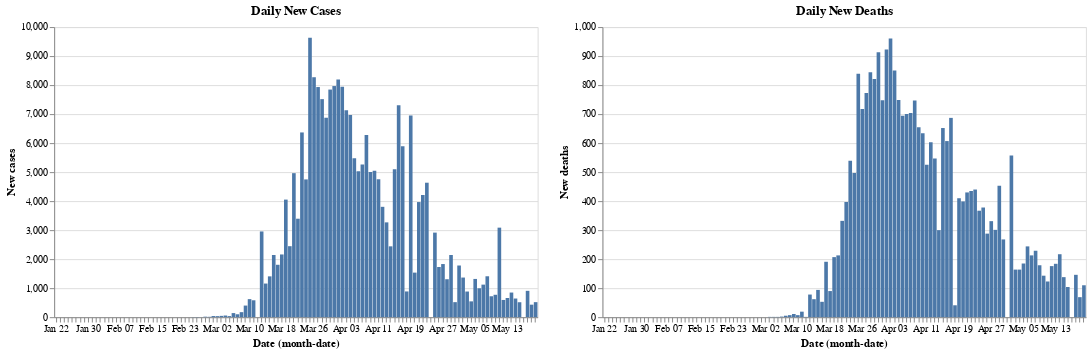

Notebook cell for this chart:
### Code cell
red=alt.value("#f54242")
base.encode(y="New cases").properties(title="Daily New Cases")|base.encode(y="New deaths").properties(title="Daily New Deaths")

### Figure 1 — Vega-Lite specification as saved in the notebook (floating-point values rounded to 4 significant figures)
{"config": {"view": {"continuousWidth": 400, "continuousHeight": 300}}, "hconcat": [{"mark": "bar", "encoding": {"x": {"type": "ordinal", "field": "Date", "timeUnit": "monthdate"}, "y": {"type": "quantitative", "field": "New cases"}}, "title": "Daily New Cases", "width": 500}, {"mark": "bar", "encoding": {"x": {"type": "ordinal", "field": "Date", "timeUnit": "monthdate"}, "y": {"type": "quantitative", "field": "New deaths"}}, "title": "Daily New Deaths", "width": 500}], "data": {"name": "data-0d086691c67e1afbc77baf3f67377d89"}, "$schema": "https://vega.github.io/schema/vega-lite/v4.8.1.json", "datasets": {"data-0d086691c67e1afbc77baf3f67377d89": [{"Unnamed: 0": 158, "Date": "2020-01-22T00:00:00", "Country/Region": "Spain", "Confirmed": 0, "Deaths": 0, "Recovered": 0.0, "Active": 0.0, "New cases": 0, "New deaths": 0, "New recovered": 0}, {"Unnamed: 0": 346, "Date": "2020-01-23T00:00:00", "Country/Region": "Spain", "Confirmed": 0, "Deaths": 0, "Recovered": 0.0, "Active": 0.0, "New cases": 0, "New deaths": 0, "New recovered": 0}, {"Unnamed: 0": 534, "Date": "2020-01-24T00:00:00", "Country/Region": "Spain", "Confirmed": 0, "Deaths": 0, "Recovered": 0.0, "Active": 0.0, "New cases": 0, "New deaths": 0, "New recovered": 0}, {"Unnamed: 0": 722, "Date": "2020-01-25T00:00:00", "Country/Region": "Spain", "Confirmed": 0, "Deaths": 0, "Recovered": 0.0, "Active": 0.0, "New cases": 0, "New deaths": 0, "New recovered": 0}, {"Unnamed: 0": 910, "Date": "2020-01-26T00:00:00", "Country/Region": "Spain", "Confirmed": 0, "Deaths": 0, "Recovered": 0.0, "Active": 0.0, "New cases": 0, "New deaths": 0, "New recovered": 0}, {"Unnamed: 0": 1098, "Date": "2020-01-27T00:00:00", "Country/Region": "Spain", "Confirmed": 0, "Deaths": 0, "Recovered": 0.0, "Active": 0.0, "New cases": 0, "New deaths": 0, "New recovered": 0}, {"Unnamed: 0": 1286, "Date": "2020-01-28T00:00:00", "Country/Region": "Spain", "Confirmed": 0, "Deaths": 0, "Recovered": 0.0, "Active": 0.0, "New cases": 0, "New deaths": 0, "New recovered": 0}, {"Unnamed: 0": 1474, "Date": "2020-01-29T00:00:00", "Country/Region": "Spain", "Confirmed": 0, "Deaths": 0, "Recovered": 0.0, "Active": 0.0, "New cases": 0, "New deaths": 0, "New recovered": 0}, {"Unnamed: 0": 1662, "Date": "2020-01-30T00:00:00", "Country/Region": "Spain", "Confirmed": 0, "Deaths": 0, "Recovered": 0.0, "Active": 0.0, "New cases": 0, "New deaths": 0, "New recovered": 0}, {"Unnamed: 0": 1850, "Date": "2020-01-31T00:00:00", "Country/Region": "Spain", "Confirmed": 0, "Deaths": 0, "Recovered": 0.0, "Active": 0.0, "New cases": 0, "New deaths": 0, "New recovered": 0}, {"Unnamed: 0": 2038, "Date": "2020-02-01T00:00:00", "Country/Region": "Spain", "Confirmed": 1, "Deaths": 0, "Recovered": 0.0, "Active": 1.0, "New cases": 1, "New deaths": 0, "New recovered": 0}, {"Unnamed: 0": 2226, "Date": "2020-02-02T00:00:00", "Country/Region": "Spain", "Confirmed": 1, "Deaths": 0, "Recovered": 0.0, "Active": 1.0, "New cases": 0, "New deaths": 0, "New recovered": 0}, {"Unnamed: 0": 2414, "Date": "2020-02-03T00:00:00", "Country/Region": "Spain", "Confirmed": 1, "Deaths": 0, "Recovered": 0.0, "Active": 1.0, "New cases": 0, "New deaths": 0, "New recovered": 0}, {"Unnamed: 0": 2602, "Date": "2020-02-04T00:00:00", "Country/Region": "Spain", "Confirmed": 1, "Deaths": 0, "Recovered": 0.0, "Active": 1.0, "New cases": 0, "New deaths": 0, "New recovered": 0}, {"Unnamed: 0": 2790, "Date": "2020-02-05T00:00:00", "Country/Region": "Spain", "Confirmed": 1, "Deaths": 0, "Recovered": 0.0, "Active": 1.0, "New cases": 0, "New deaths": 0, "New recovered": 0}, {"Unnamed: 0": 2978, "Date": "2020-02-06T00:00:00", "Country/Region": "Spain", "Confirmed": 1, "Deaths": 0, "Recovered": 0.0, "Active": 1.0, "New cases": 0, "New deaths": 0, "New recovered": 0}, {"Unnamed: 0": 3166, "Date": "2020-02-07T00:00:00", "Country/Region": "Spain", "Confirmed": 1, "Deaths": 0, "Recovered": 0.0, "Active": 1.0, "New cases": 0, "New deaths": 0, "New recovered": 0}, {"Unnamed: 0": 3354, "Date": "2020-02-08T00:00:00", "Country/Region": "Spain", "Confirmed": 1, "Deaths": 0, "Recovered": 0.0, "Active": 1.0, "New cases": 0, "New deaths": 0, "New recovered": 0}, {"Unnamed: 0": 3542, "Date": "2020-02-09T00:00:00", "Country/Region": "Spain", "Confirmed": 2, "Deaths": 0, "Recovered": 0.0, "Active": 2.0, "New cases": 1, "New deaths": 0, "New recovered": 0}, {"Unnamed: 0": 3730, "Date": "2020-02-10T00:00:00", "Country/Region": "Spain", "Confirmed": 2, "Deaths": 0, "Recovered": 0.0, "Active": 2.0, "New cases": 0, "New deaths": 0, "New recovered": 0}, {"Unnamed: 0": 3918, "Date": "2020-02-11T00:00:00", "Country/Region": "Spain", "Confirmed": 2, "Deaths": 0, "Recovered": 0.0, "Active": 2.0, "New cases": 0, "New deaths": 0, "New recovered": 0}, {"Unnamed: 0": 4106, "Date": "2020-02-12T00:00:00", "Country/Region": "Spain", "Confirmed": 2, "Deaths": 0, "Recovered": 0.0, "Active": 2.0, "New cases": 0, "New deaths": 0, "New recovered": 0}, {"Unnamed: 0": 4294, "Date": "2020-02-13T00:00:00", "Country/Region": "Spain", "Confirmed": 2, "Deaths": 0, "Recovered": 0.0, "Active": 2.0, "New cases": 0, "New deaths": 0, "New recovered": 0}, {"Unnamed: 0": 4482, "Date": "2020-02-14T00:00:00", "Country/Region": "Spain", "Confirmed": 2, "Deaths": 0, "Recovered": 0.0, "Active": 2.0, "New cases": 0, "New deaths": 0, "New recovered": 0}, {"Unnamed: 0": 4670, "Date": "2020-02-15T00:00:00", "Country/Region": "Spain", "Confirmed": 2, "Deaths": 0, "Recovered": 2.0, "Active": 0.0, "New cases": 0, "New deaths": 0, "New recovered": 2}, {"Unnamed: 0": 4858, "Date": "2020-02-16T00:00:00", "Country/Region": "Spain", "Confirmed": 2, "Deaths": 0, "Recovered": 2.0, "Active": 0.0, "New cases": 0, "New deaths": 0, "New recovered": 0}, {"Unnamed: 0": 5046, "Date": "2020-02-17T00:00:00", "Country/Region": "Spain", "Confirmed": 2, "Deaths": 0, "Recovered": 2.0, "Active": 0.0, "New cases": 0, "New deaths": 0, "New recovered": 0}, {"Unnamed: 0": 5234, "Date": "2020-02-18T00:00:00", "Country/Region": "Spain", "Confirmed": 2, "Deaths": 0, "Recovered": 2.0, "Active": 0.0, "New cases": 0, "New deaths": 0, "New recovered": 0}, {"Unnamed: 0": 5422, "Date": "2020-02-19T00:00:00", "Country/Region": "Spain", "Confirmed": 2, "Deaths": 0, "Recovered": 2.0, "Active": 0.0, "New cases": 0, "New deaths": 0, "New recovered": 0}, {"Unnamed: 0": 5610, "Date": "2020-02-20T00:00:00", "Country/Region": "Spain", "Confirmed": 2, "Deaths": 0, "Recovered": 2.0, "Active": 0.0, "New cases": 0, "New deaths": 0, "New recovered": 0}, {"Unnamed: 0": 5798, "Date": "2020-02-21T00:00:00", "Country/Region": "Spain", "Confirmed": 2, "Deaths": 0, "Recovered": 2.0, "Active": 0.0, "New cases": 0, "New deaths": 0, "New recovered": 0}, {"Unnamed: 0": 5986, "Date": "2020-02-22T00:00:00", "Country/Region": "Spain", "Confirmed": 2, "Deaths": 0, "Recovered": 2.0, "Active": 0.0, "New cases": 0, "New deaths": 0, "New recovered": 0}, {"Unnamed: 0": 6174, "Date": "2020-02-23T00:00:00", "Country/Region": "Spain", "Confirmed": 2, "Deaths": 0, "Recovered": 2.0, "Active": 0.0, "New cases": 0, "New deaths": 0, "New recovered": 0}, {"Unnamed: 0": 6362, "Date": "2020-02-24T00:00:00", "Country/Region": "Spain", "Confirmed": 2, "Deaths": 0, "Recovered": 2.0, "Active": 0.0, "New cases": 0, "New deaths": 0, "New recovered": 0}, {"Unnamed: 0": 6550, "Date": "2020-02-25T00:00:00", "Country/Region": "Spain", "Confirmed": 6, "Deaths": 0, "Recovered": 2.0, "Active": 4.0, "New cases": 4, "New deaths": 0, "New recovered": 0}, {"Unnamed: 0": 6738, "Date": "2020-02-26T00:00:00", "Country/Region": "Spain", "Confirmed": 13, "Deaths": 0, "Recovered": 2.0, "Active": 11.0, "New cases": 7, "New deaths": 0, "New recovered": 0}, {"Unnamed: 0": 6926, "Date": "2020-02-27T00:00:00", "Country/Region": "Spain", "Confirmed": 15, "Deaths": 0, "Recovered": 2.0, "Active": 13.0, "New cases": 2, "New deaths": 0, "New recovered": 0}, {"Unnamed: 0": 7114, "Date": "2020-02-28T00:00:00", "Country/Region": "Spain", "Confirmed": 32, "Deaths": 0, "Recovered": 2.0, "Active": 30.0, "New cases": 17, "New deaths": 0, "New recovered": 0}, {"Unnamed: 0": 7302, "Date": "2020-02-29T00:00:00", "Country/Region": "Spain", "Confirmed": 45, "Deaths": 0, "Recovered": 2.0, "Active": 43.0, "New cases": 13, "New deaths": 0, "New recovered": 0}, {"Unnamed: 0": 7490, "Date": "2020-03-01T00:00:00", "Country/Region": "Spain", "Confirmed": 84, "Deaths": 0, "Recovered": 2.0, "Active": 82.0, "New cases": 39, "New deaths": 0, "New recovered": 0}, {"Unnamed: 0": 7678, "Date": "2020-03-02T00:00:00", "Country/Region": "Spain", "Confirmed": 120, "Deaths": 0, "Recovered": 2.0, "Active": 118.0, "New cases": 36, "New deaths": 0, "New recovered": 0}, {"Unnamed: 0": 7866, "Date": "2020-03-03T00:00:00", "Country/Region": "Spain", "Confirmed": 165, "Deaths": 1, "Recovered": 2.0, "Active": 162.0, "New cases": 45, "New deaths": 1, "New recovered": 0}, {"Unnamed: 0": 8054, "Date": "2020-03-04T00:00:00", "Country/Region": "Spain", "Confirmed": 222, "Deaths": 2, "Recovered": 2.0, "Active": 218.0, "New cases": 57, "New deaths": 1, "New recovered": 0}, {"Unnamed: 0": 8242, "Date": "2020-03-05T00:00:00", "Country/Region": "Spain", "Confirmed": 259, "Deaths": 3, "Recovered": 2.0, "Active": 254.0, "New cases": 37, "New deaths": 1, "New recovered": 0}, {"Unnamed: 0": 8430, "Date": "2020-03-06T00:00:00", "Country/Region": "Spain", "Confirmed": 400, "Deaths": 5, "Recovered": 2.0, "Active": 393.0, "New cases": 141, "New deaths": 2, "New recovered": 0}, {"Unnamed: 0": 8618, "Date": "2020-03-07T00:00:00", "Country/Region": "Spain", "Confirmed": 500, "Deaths": 10, "Recovered": 30.0, "Active": 460.0, "New cases": 100, "New deaths": 5, "New recovered": 28}, {"Unnamed: 0": 8806, "Date": "2020-03-08T00:00:00", "Country/Region": "Spain", "Confirmed": 673, "Deaths": 17, "Recovered": 30.0, "Active": 626.0, "New cases": 173, "New deaths": 7, "New recovered": 0}, {"Unnamed: 0": 8994, "Date": "2020-03-09T00:00:00", "Country/Region": "Spain", "Confirmed": 1073, "Deaths": 28, "Recovered": 32.0, "Active": 1013.0, "New cases": 400, "New deaths": 11, "New recovered": 2}, {"Unnamed: 0": 9182, "Date": "2020-03-10T00:00:00", "Country/Region": "Spain", "Confirmed": 1695, "Deaths": 35, "Recovered": 32.0, "Active": 1628.0, "New cases": 622, "New deaths": 7, "New recovered": 0}, {"Unnamed: 0": 9370, "Date": "2020-03-11T00:00:00", "Country/Region": "Spain", "Confirmed": 2277, "Deaths": 54, "Recovered": 183.0, "Active": 2040.0, "New cases": 582, "New deaths": 19, "New recovered": 151}, {"Unnamed: 0": 9558, "Date": "2020-03-12T00:00:00", "Country/Region": "Spain", "Confirmed": 2277, "Deaths": 55, "Recovered": 183.0, "Active": 2039.0, "New cases": 0, "New deaths": 1, "New recovered": 0}, {"Unnamed: 0": 9746, "Date": "2020-03-13T00:00:00", "Country/Region": "Spain", "Confirmed": 5232, "Deaths": 133, "Recovered": 193.0, "Active": 4906.0, "New cases": 2955, "New deaths": 78, "New recovered": 10}, {"Unnamed: 0": 9934, "Date": "2020-03-14T00:00:00", "Country/Region": "Spain", "Confirmed": 6391, "Deaths": 195, "Recovered": 517.0, "Active": 5679.0, "New cases": 1159, "New deaths": 62, "New recovered": 324}, {"Unnamed: 0": 10122, "Date": "2020-03-15T00:00:00", "Country/Region": "Spain", "Confirmed": 7798, "Deaths": 289, "Recovered": 517.0, "Active": 6992.0, "New cases": 1407, "New deaths": 94, "New recovered": 0}, {"Unnamed: 0": 10310, "Date": "2020-03-16T00:00:00", "Country/Region": "Spain", "Confirmed": 9942, "Deaths": 342, "Recovered": 530.0, "Active": 9070.0, "New cases": 2144, "New deaths": 53, "New recovered": 13}, {"Unnamed: 0": 10498, "Date": "2020-03-17T00:00:00", "Country/Region": "Spain", "Confirmed": 11748, "Deaths": 533, "Recovered": 1028.0, "Active": 10190.0, "New cases": 1806, "New deaths": 191, "New recovered": 498}, {"Unnamed: 0": 10686, "Date": "2020-03-18T00:00:00", "Country/Region": "Spain", "Confirmed": 13910, "Deaths": 623, "Recovered": 1081.0, "Active": 12210.0, "New cases": 2162, "New deaths": 90, "New recovered": 53}, {"Unnamed: 0": 10874, "Date": "2020-03-19T00:00:00", "Country/Region": "Spain", "Confirmed": 17963, "Deaths": 830, "Recovered": 1107.0, "Active": 16030.0, "New cases": 4053, "New deaths": 207, "New recovered": 26}, {"Unnamed: 0": 11062, "Date": "2020-03-20T00:00:00", "Country/Region": "Spain", "Confirmed": 20410, "Deaths": 1043, "Recovered": 1588.0, "Active": 17780.0, "New cases": 2447, "New deaths": 213, "New recovered": 481}, {"Unnamed: 0": 11250, "Date": "2020-03-21T00:00:00", "Country/Region": "Spain", "Confirmed": 25374, "Deaths": 1375, "Recovered": 2125.0, "Active": 21870.0, "New cases": 4964, "New deaths": 332, "New recovered": 537}, {"Unnamed: 0": 11438, "Date": "2020-03-22T00:00:00", "Country/Region": "Spain", "Confirmed": 28768, "Deaths": 1772, "Recovered": 2575.0, "Active": 24420.0, "New cases": 3394, "New deaths": 397, "New recovered": 450}, {"Unnamed: 0": 11626, "Date": "2020-03-23T00:00:00", "Country/Region": "Spain", "Confirmed": 35136, "Deaths": 2311, "Recovered": 2575.0, "Active": 30250.0, "New cases": 6368, "New deaths": 539, "New recovered": 0}, {"Unnamed: 0": 11814, "Date": "2020-03-24T00:00:00", "Country/Region": "Spain", "Confirmed": 39885, "Deaths": 2808, "Recovered": 3794.0, "Active": 33280.0, "New cases": 4749, "New deaths": 497, "New recovered": 1219}, {"Unnamed: 0": 12002, "Date": "2020-03-25T00:00:00", "Country/Region": "Spain", "Confirmed": 49515, "Deaths": 3647, "Recovered": 5367.0, "Active": 40500.0, "New cases": 9630, "New deaths": 839, "New recovered": 1573}, {"Unnamed: 0": 12190, "Date": "2020-03-26T00:00:00", "Country/Region": "Spain", "Confirmed": 57786, "Deaths": 4365, "Recovered": 7015.0, "Active": 46410.0, "New cases": 8271, "New deaths": 718, "New recovered": 1648}, {"Unnamed: 0": 12378, "Date": "2020-03-27T00:00:00", "Country/Region": "Spain", "Confirmed": 65719, "Deaths": 5138, "Recovered": 9357.0, "Active": 51220.0, "New cases": 7933, "New deaths": 773, "New recovered": 2342}, {"Unnamed: 0": 12566, "Date": "2020-03-28T00:00:00", "Country/Region": "Spain", "Confirmed": 73235, "Deaths": 5982, "Recovered": 12280.0, "Active": 54970.0, "New cases": 7516, "New deaths": 844, "New recovered": 2928}, {"Unnamed: 0": 12754, "Date": "2020-03-29T00:00:00", "Country/Region": "Spain", "Confirmed": 80110, "Deaths": 6803, "Recovered": 14710.0, "Active": 58600.0, "New cases": 6875, "New deaths": 821, "New recovered": 2424}, {"Unnamed: 0": 12942, "Date": "2020-03-30T00:00:00", "Country/Region": "Spain", "Confirmed": 87956, "Deaths": 7716, "Recovered": 16780.0, "Active": 63460.0, "New cases": 7846, "New deaths": 913, "New recovered": 2071}, {"Unnamed: 0": 13130, "Date": "2020-03-31T00:00:00", "Country/Region": "Spain", "Confirmed": 95923, "Deaths": 8464, "Recovered": 19260.0, "Active": 68200.0, "New cases": 7967, "New deaths": 748, "New recovered": 2479}, {"Unnamed: 0": 13318, "Date": "2020-04-01T00:00:00", "Country/Region": "Spain", "Confirmed": 104118, "Deaths": 9387, "Recovered": 22650.0, "Active": 72080.0, "New cases": 8195, "New deaths": 923, "New recovered": 3388}, {"Unnamed: 0": 13506, "Date": "2020-04-02T00:00:00", "Country/Region": "Spain", "Confirmed": 112065, "Deaths": 10348, "Recovered": 26740.0, "Active": 74970.0, "New cases": 7947, "New deaths": 961, "New recovered": 4096}, {"Unnamed: 0": 13694, "Date": "2020-04-03T00:00:00", "Country/Region": "Spain", "Confirmed": 119199, "Deaths": 11198, "Recovered": 30510.0, "Active": 77490.0, "New cases": 7134, "New deaths": 850, "New recovered": 3770}, {"Unnamed: 0": 13882, "Date": "2020-04-04T00:00:00", "Country/Region": "Spain", "Confirmed": 126168, "Deaths": 11947, "Recovered": 34220.0, "Active": 80000.0, "New cases": 6969, "New deaths": 749, "New recovered": 3706}, {"Unnamed: 0": 14070, "Date": "2020-04-05T00:00:00", "Country/Region": "Spain", "Confirmed": 131646, "Deaths": 12641, "Recovered": 38080.0, "Active": 80920.0, "New cases": 5478, "New deaths": 694, "New recovered": 3861}, {"Unnamed: 0": 14258, "Date": "2020-04-06T00:00:00", "Country/Region": "Spain", "Confirmed": 136675, "Deaths": 13341, "Recovered": 40440.0, "Active": 82900.0, "New cases": 5029, "New deaths": 700, "New recovered": 2357}, {"Unnamed: 0": 14446, "Date": "2020-04-07T00:00:00", "Country/Region": "Spain", "Confirmed": 141942, "Deaths": 14045, "Recovered": 43210.0, "Active": 84690.0, "New cases": 5267, "New deaths": 704, "New recovered": 2771}, {"Unnamed: 0": 14634, "Date": "2020-04-08T00:00:00", "Country/Region": "Spain", "Confirmed": 148220, "Deaths": 14792, "Recovered": 48020.0, "Active": 85410.0, "New cases": 6278, "New deaths": 747, "New recovered": 4813}, {"Unnamed: 0": 14822, "Date": "2020-04-09T00:00:00", "Country/Region": "Spain", "Confirmed": 153222, "Deaths": 15447, "Recovered": 52160.0, "Active": 85610.0, "New cases": 5002, "New deaths": 655, "New recovered": 4144}, {"Unnamed: 0": 15010, "Date": "2020-04-10T00:00:00", "Country/Region": "Spain", "Confirmed": 158273, "Deaths": 16081, "Recovered": 55670.0, "Active": 86520.0, "New cases": 5051, "New deaths": 634, "New recovered": 3503}, {"Unnamed: 0": 15198, "Date": "2020-04-11T00:00:00", "Country/Region": "Spain", "Confirmed": 163027, "Deaths": 16606, "Recovered": 59110.0, "Active": 87310.0, "New cases": 4754, "New deaths": 525, "New recovered": 3441}, {"Unnamed: 0": 15386, "Date": "2020-04-12T00:00:00", "Country/Region": "Spain", "Confirmed": 166831, "Deaths": 17209, "Recovered": 62390.0, "Active": 87230.0, "New cases": 3804, "New deaths": 603, "New recovered": 3282}, {"Unnamed: 0": 15574, "Date": "2020-04-13T00:00:00", "Country/Region": "Spain", "Confirmed": 170099, "Deaths": 17756, "Recovered": 64730.0, "Active": 87620.0, "New cases": 3268, "New deaths": 547, "New recovered": 2336}, {"Unnamed: 0": 15762, "Date": "2020-04-14T00:00:00", "Country/Region": "Spain", "Confirmed": 172541, "Deaths": 18056, "Recovered": 67500.0, "Active": 86980.0, "New cases": 2442, "New deaths": 300, "New recovered": 2777}, {"Unnamed: 0": 15950, "Date": "2020-04-15T00:00:00", "Country/Region": "Spain", "Confirmed": 177644, "Deaths": 18708, "Recovered": 70850.0, "Active": 88080.0, "New cases": 5103, "New deaths": 652, "New recovered": 3349}, {"Unnamed: 0": 16138, "Date": "2020-04-16T00:00:00", "Country/Region": "Spain", "Confirmed": 184948, "Deaths": 19315, "Recovered": 74800.0, "Active": 90840.0, "New cases": 7304, "New deaths": 607, "New recovered": 3944}, {"Unnamed: 0": 16326, "Date": "2020-04-17T00:00:00", "Country/Region": "Spain", "Confirmed": 190839, "Deaths": 20002, "Recovered": 74800.0, "Active": 96040.0, "New cases": 5891, "New deaths": 687, "New recovered": 0}, {"Unnamed: 0": 16514, "Date": "2020-04-18T00:00:00", "Country/Region": "Spain", "Confirmed": 191726, "Deaths": 20043, "Recovered": 74800.0, "Active": 96890.0, "New cases": 887, "New deaths": 41, "New recovered": 0}, {"Unnamed: 0": 16702, "Date": "2020-04-19T00:00:00", "Country/Region": "Spain", "Confirmed": 198674, "Deaths": 20453, "Recovered": 77360.0, "Active": 100900.0, "New cases": 6948, "New deaths": 410, "New recovered": 2560}, {"Unnamed: 0": 16890, "Date": "2020-04-20T00:00:00", "Country/Region": "Spain", "Confirmed": 200210, "Deaths": 20852, "Recovered": 80590.0, "Active": 98770.0, "New cases": 1536, "New deaths": 399, "New recovered": 3230}, {"Unnamed: 0": 17078, "Date": "2020-04-21T00:00:00", "Country/Region": "Spain", "Confirmed": 204178, "Deaths": 21282, "Recovered": 82510.0, "Active": 100400.0, "New cases": 3968, "New deaths": 430, "New recovered": 1927}, {"Unnamed: 0": 17266, "Date": "2020-04-22T00:00:00", "Country/Region": "Spain", "Confirmed": 208389, "Deaths": 21717, "Recovered": 85920.0, "Active": 100800.0, "New cases": 4211, "New deaths": 435, "New recovered": 3401}, {"Unnamed: 0": 17454, "Date": "2020-04-23T00:00:00", "Country/Region": "Spain", "Confirmed": 213024, "Deaths": 22157, "Recovered": 89250.0, "Active": 101600.0, "New cases": 4635, "New deaths": 440, "New recovered": 3335}, {"Unnamed: 0": 17642, "Date": "2020-04-24T00:00:00", "Country/Region": "Spain", "Confirmed": 202990, "Deaths": 22524, "Recovered": 92360.0, "Active": 88110.0, "New cases": 0, "New deaths": 367, "New recovered": 3105}, {"Unnamed: 0": 17830, "Date": "2020-04-25T00:00:00", "Country/Region": "Spain", "Confirmed": 205905, "Deaths": 22902, "Recovered": 95710.0, "Active": 87300.0, "New cases": 2915, "New deaths": 378, "New recovered": 3353}, {"Unnamed: 0": 18018, "Date": "2020-04-26T00:00:00", "Country/Region": "Spain", "Confirmed": 207634, "Deaths": 23190, "Recovered": 98370.0, "Active": 86070.0, "New cases": 1729, "New deaths": 288, "New recovered": 2664}, {"Unnamed: 0": 18206, "Date": "2020-04-27T00:00:00", "Country/Region": "Spain", "Confirmed": 209465, "Deaths": 23521, "Recovered": 100900.0, "Active": 85070.0, "New cases": 1831, "New deaths": 331, "New recovered": 2503}, {"Unnamed: 0": 18394, "Date": "2020-04-28T00:00:00", "Country/Region": "Spain", "Confirmed": 210773, "Deaths": 23822, "Recovered": 102500.0, "Active": 84400.0, "New cases": 1308, "New deaths": 301, "New recovered": 1673}, {"Unnamed: 0": 18582, "Date": "2020-04-29T00:00:00", "Country/Region": "Spain", "Confirmed": 212917, "Deaths": 24275, "Recovered": 108900.0, "Active": 79700.0, "New cases": 2144, "New deaths": 453, "New recovered": 6399}, {"Unnamed: 0": 18770, "Date": "2020-04-30T00:00:00", "Country/Region": "Spain", "Confirmed": 213435, "Deaths": 24543, "Recovered": 112000.0, "Active": 76840.0, "New cases": 518, "New deaths": 268, "New recovered": 3103}, {"Unnamed: 0": 18958, "Date": "2020-05-01T00:00:00", "Country/Region": "Spain", "Confirmed": 215216, "Deaths": 24543, "Recovered": 112000.0, "Active": 78620.0, "New cases": 1781, "New deaths": 0, "New recovered": 0}, {"Unnamed: 0": 19146, "Date": "2020-05-02T00:00:00", "Country/Region": "Spain", "Confirmed": 216582, "Deaths": 25100, "Recovered": 117200.0, "Active": 74230.0, "New cases": 1366, "New deaths": 557, "New recovered": 5198}, {"Unnamed: 0": 19334, "Date": "2020-05-03T00:00:00", "Country/Region": "Spain", "Confirmed": 217466, "Deaths": 25264, "Recovered": 118900.0, "Active": 73300.0, "New cases": 884, "New deaths": 164, "New recovered": 1654}, {"Unnamed: 0": 19522, "Date": "2020-05-04T00:00:00", "Country/Region": "Spain", "Confirmed": 218011, "Deaths": 25428, "Recovered": 121300.0, "Active": 71240.0, "New cases": 545, "New deaths": 164, "New recovered": 2441}, {"Unnamed: 0": 19710, "Date": "2020-05-05T00:00:00", "Country/Region": "Spain", "Confirmed": 219329, "Deaths": 25613, "Recovered": 123500.0, "Active": 70230.0, "New cases": 1318, "New deaths": 185, "New recovered": 2143}, {"Unnamed: 0": 19898, "Date": "2020-05-06T00:00:00", "Country/Region": "Spain", "Confirmed": 220325, "Deaths": 25857, "Recovered": 126000.0, "Active": 68470.0, "New cases": 996, "New deaths": 244, "New recovered": 2516}, {"Unnamed: 0": 20086, "Date": "2020-05-07T00:00:00", "Country/Region": "Spain", "Confirmed": 221447, "Deaths": 26070, "Recovered": 128500.0, "Active": 66870.0, "New cases": 1122, "New deaths": 213, "New recovered": 2509}, {"Unnamed: 0": 20274, "Date": "2020-05-08T00:00:00", "Country/Region": "Spain", "Confirmed": 222857, "Deaths": 26299, "Recovered": 131100.0, "Active": 65410.0, "New cases": 1410, "New deaths": 229, "New recovered": 2637}, {"Unnamed: 0": 20462, "Date": "2020-05-09T00:00:00", "Country/Region": "Spain", "Confirmed": 223578, "Deaths": 26478, "Recovered": 134000.0, "Active": 63150.0, "New cases": 721, "New deaths": 179, "New recovered": 2804}, {"Unnamed: 0": 20650, "Date": "2020-05-10T00:00:00", "Country/Region": "Spain", "Confirmed": 224350, "Deaths": 26621, "Recovered": 136200.0, "Active": 61560.0, "New cases": 772, "New deaths": 143, "New recovered": 2214}, {"Unnamed: 0": 20838, "Date": "2020-05-11T00:00:00", "Country/Region": "Spain", "Confirmed": 227436, "Deaths": 26744, "Recovered": 137100.0, "Active": 63550.0, "New cases": 3086, "New deaths": 123, "New recovered": 973}, {"Unnamed: 0": 21026, "Date": "2020-05-12T00:00:00", "Country/Region": "Spain", "Confirmed": 228030, "Deaths": 26920, "Recovered": 139000.0, "Active": 62130.0, "New cases": 594, "New deaths": 176, "New recovered": 1841}, {"Unnamed: 0": 21214, "Date": "2020-05-13T00:00:00", "Country/Region": "Spain", "Confirmed": 228691, "Deaths": 27104, "Recovered": 140800.0, "Active": 60760.0, "New cases": 661, "New deaths": 184, "New recovered": 1843}, {"Unnamed: 0": 21402, "Date": "2020-05-14T00:00:00", "Country/Region": "Spain", "Confirmed": 229540, "Deaths": 27321, "Recovered": 143400.0, "Active": 58840.0, "New cases": 849, "New deaths": 217, "New recovered": 2551}, {"Unnamed: 0": 21590, "Date": "2020-05-15T00:00:00", "Country/Region": "Spain", "Confirmed": 230183, "Deaths": 27459, "Recovered": 144800.0, "Active": 57940.0, "New cases": 643, "New deaths": 138, "New recovered": 1409}, {"Unnamed: 0": 21778, "Date": "2020-05-16T00:00:00", "Country/Region": "Spain", "Confirmed": 230698, "Deaths": 27563, "Recovered": 146400.0, "Active": 56690.0, "New cases": 515, "New deaths": 104, "New recovered": 1663}, {"Unnamed: 0": 21966, "Date": "2020-05-17T00:00:00", "Country/Region": "Spain", "Confirmed": 230698, "Deaths": 27563, "Recovered": 146400.0, "Active": 56690.0, "New cases": 0, "New deaths": 0, "New recovered": 0}, {"Unnamed: 0": 22154, "Date": "2020-05-18T00:00:00", "Country/Region": "Spain", "Confirmed": 231606, "Deaths": 27709, "Recovered": 150400.0, "Active": 53520.0, "New cases": 908, "New deaths": 146, "New recovered": 3930}, {"Unnamed: 0": 22342, "Date": "2020-05-19T00:00:00", "Country/Region": "Spain", "Confirmed": 232037, "Deaths": 27778, "Recovered": 150400.0, "Active": 53880.0, "New cases": 431, "New deaths": 69, "New recovered": 0}, {"Unnamed: 0": 22530, "Date": "2020-05-20T00:00:00", "Country/Region": "Spain", "Confirmed": 232555, "Deaths": 27888, "Recovered": 150400.0, "Active": 54290.0, "New cases": 518, "New deaths": 110, "New recovered": 0}]}}
